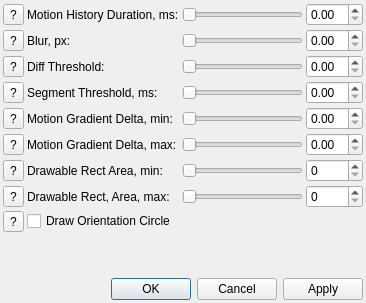
<?xml version="1.0" encoding="UTF-8"?>
<ui version="4.0">
 <class>MotionTrackerDialog</class>
 <widget class="QDialog" name="MotionTrackerDialog">
  <property name="geometry">
   <rect>
    <x>0</x>
    <y>0</y>
    <width>366</width>
    <height>303</height>
   </rect>
  </property>
  <property name="windowTitle">
   <string>Dialog</string>
  </property>
  <layout class="QGridLayout" name="gridLayout">
   <property name="leftMargin">
    <number>3</number>
   </property>
   <property name="topMargin">
    <number>3</number>
   </property>
   <property name="rightMargin">
    <number>3</number>
   </property>
   <property name="bottomMargin">
    <number>3</number>
   </property>
   <property name="spacing">
    <number>3</number>
   </property>
   <item row="2" column="1">
    <widget class="QLabel" name="diffThreshLabel">
     <property name="text">
      <string>Diff Threshold:</string>
     </property>
    </widget>
   </item>
   <item row="1" column="1">
    <widget class="QLabel" name="blurLabel">
     <property name="text">
      <string>Blur, px:</string>
     </property>
    </widget>
   </item>
   <item row="3" column="1">
    <widget class="QLabel" name="segThreshLabel">
     <property name="text">
      <string>Segment Threshold, ms:</string>
     </property>
    </widget>
   </item>
   <item row="6" column="2">
    <widget class="QSlider" name="rectMinSlider">
     <property name="orientation">
      <enum>Qt::Horizontal</enum>
     </property>
    </widget>
   </item>
   <item row="0" column="3">
    <widget class="QDoubleSpinBox" name="durationSpinBox"/>
   </item>
   <item row="7" column="2">
    <widget class="QSlider" name="rectMaxSlider">
     <property name="orientation">
      <enum>Qt::Horizontal</enum>
     </property>
    </widget>
   </item>
   <item row="2" column="2">
    <widget class="QSlider" name="diffThreshSlider">
     <property name="orientation">
      <enum>Qt::Horizontal</enum>
     </property>
    </widget>
   </item>
   <item row="1" column="3">
    <widget class="QDoubleSpinBox" name="blurSpinBox"/>
   </item>
   <item row="2" column="3">
    <widget class="QDoubleSpinBox" name="diffThreshSpinBox"/>
   </item>
   <item row="3" column="2">
    <widget class="QSlider" name="segThreshSlider">
     <property name="orientation">
      <enum>Qt::Horizontal</enum>
     </property>
    </widget>
   </item>
   <item row="1" column="2">
    <widget class="QSlider" name="blurSlider">
     <property name="orientation">
      <enum>Qt::Horizontal</enum>
     </property>
    </widget>
   </item>
   <item row="5" column="2">
    <widget class="QSlider" name="deltaMaxSlider">
     <property name="orientation">
      <enum>Qt::Horizontal</enum>
     </property>
    </widget>
   </item>
   <item row="4" column="1">
    <widget class="QLabel" name="deltaMinLabel">
     <property name="text">
      <string>Motion Gradient Delta, min:</string>
     </property>
    </widget>
   </item>
   <item row="0" column="2">
    <widget class="QSlider" name="durationSlider">
     <property name="orientation">
      <enum>Qt::Horizontal</enum>
     </property>
    </widget>
   </item>
   <item row="5" column="1">
    <widget class="QLabel" name="deltaMaxLabel">
     <property name="text">
      <string>Motion Gradient Delta, max:</string>
     </property>
    </widget>
   </item>
   <item row="6" column="1">
    <widget class="QLabel" name="rectMinLabel">
     <property name="text">
      <string>Drawable Rect Area, min:</string>
     </property>
    </widget>
   </item>
   <item row="7" column="1">
    <widget class="QLabel" name="rectMaxLabel">
     <property name="text">
      <string>Drawable Rect, Area, max:</string>
     </property>
    </widget>
   </item>
   <item row="0" column="1">
    <widget class="QLabel" name="durationLabel">
     <property name="text">
      <string>Motion History Duration, ms:</string>
     </property>
    </widget>
   </item>
   <item row="4" column="2">
    <widget class="QSlider" name="deltaMinSlider">
     <property name="orientation">
      <enum>Qt::Horizontal</enum>
     </property>
    </widget>
   </item>
   <item row="3" column="3">
    <widget class="QDoubleSpinBox" name="segThreshSpinBox"/>
   </item>
   <item row="4" column="3">
    <widget class="QDoubleSpinBox" name="deltaMinSpinBox"/>
   </item>
   <item row="5" column="3">
    <widget class="QDoubleSpinBox" name="deltaMaxSpinBox"/>
   </item>
   <item row="6" column="3">
    <widget class="QSpinBox" name="rectMinSpinBox"/>
   </item>
   <item row="7" column="3">
    <widget class="QSpinBox" name="rectMaxSpinBox"/>
   </item>
   <item row="9" column="0" colspan="4">
    <spacer name="verticalSpacer">
     <property name="orientation">
      <enum>Qt::Vertical</enum>
     </property>
     <property name="sizeHint" stdset="0">
      <size>
       <width>20</width>
       <height>40</height>
      </size>
     </property>
    </spacer>
   </item>
   <item row="10" column="0" colspan="4">
    <widget class="QDialogButtonBox" name="buttonBox">
     <property name="orientation">
      <enum>Qt::Horizontal</enum>
     </property>
     <property name="standardButtons">
      <set>QDialogButtonBox::Apply|QDialogButtonBox::Cancel|QDialogButtonBox::Ok</set>
     </property>
    </widget>
   </item>
   <item row="8" column="1" colspan="3">
    <widget class="QCheckBox" name="orientation">
     <property name="text">
      <string>Draw Orientation Circle</string>
     </property>
    </widget>
   </item>
   <item row="8" column="0">
    <widget class="QToolButton" name="wtfOrientation">
     <property name="text">
      <string>?</string>
     </property>
    </widget>
   </item>
   <item row="7" column="0">
    <widget class="QToolButton" name="wtfRectMax">
     <property name="text">
      <string>?</string>
     </property>
    </widget>
   </item>
   <item row="6" column="0">
    <widget class="QToolButton" name="wtfRectMin">
     <property name="text">
      <string>?</string>
     </property>
    </widget>
   </item>
   <item row="5" column="0">
    <widget class="QToolButton" name="wtfDeltaMax">
     <property name="text">
      <string>?</string>
     </property>
    </widget>
   </item>
   <item row="4" column="0">
    <widget class="QToolButton" name="wtfDeltaMin">
     <property name="text">
      <string>?</string>
     </property>
    </widget>
   </item>
   <item row="3" column="0">
    <widget class="QToolButton" name="wtfSegThresh">
     <property name="text">
      <string>?</string>
     </property>
    </widget>
   </item>
   <item row="2" column="0">
    <widget class="QToolButton" name="wtfDiffThresh">
     <property name="text">
      <string>?</string>
     </property>
    </widget>
   </item>
   <item row="1" column="0">
    <widget class="QToolButton" name="wtfBlur">
     <property name="text">
      <string>?</string>
     </property>
    </widget>
   </item>
   <item row="0" column="0">
    <widget class="QToolButton" name="wtfDuration">
     <property name="text">
      <string>?</string>
     </property>
    </widget>
   </item>
  </layout>
 </widget>
 <resources/>
 <connections>
  <connection>
   <sender>buttonBox</sender>
   <signal>accepted()</signal>
   <receiver>MotionTrackerDialog</receiver>
   <slot>accept()</slot>
   <hints>
    <hint type="sourcelabel">
     <x>248</x>
     <y>254</y>
    </hint>
    <hint type="destinationlabel">
     <x>157</x>
     <y>274</y>
    </hint>
   </hints>
  </connection>
  <connection>
   <sender>buttonBox</sender>
   <signal>rejected()</signal>
   <receiver>MotionTrackerDialog</receiver>
   <slot>reject()</slot>
   <hints>
    <hint type="sourcelabel">
     <x>316</x>
     <y>260</y>
    </hint>
    <hint type="destinationlabel">
     <x>286</x>
     <y>274</y>
    </hint>
   </hints>
  </connection>
 </connections>
</ui>
